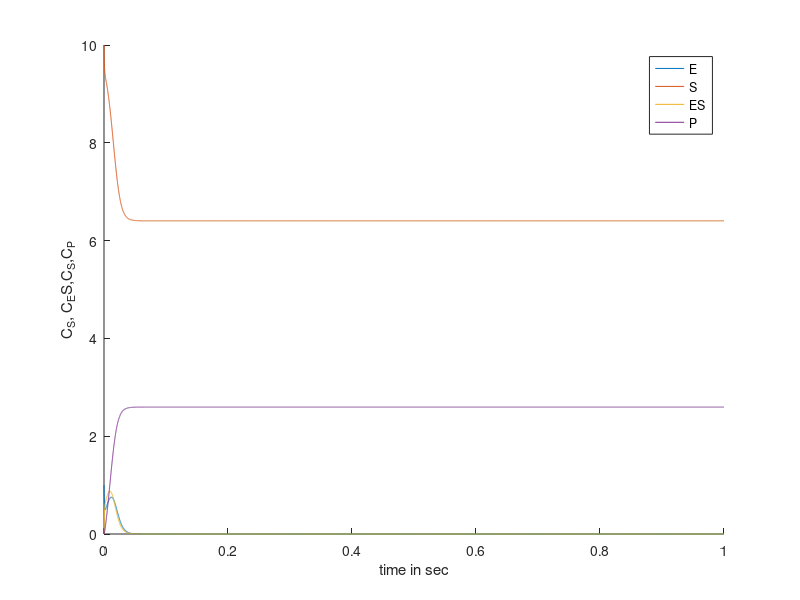
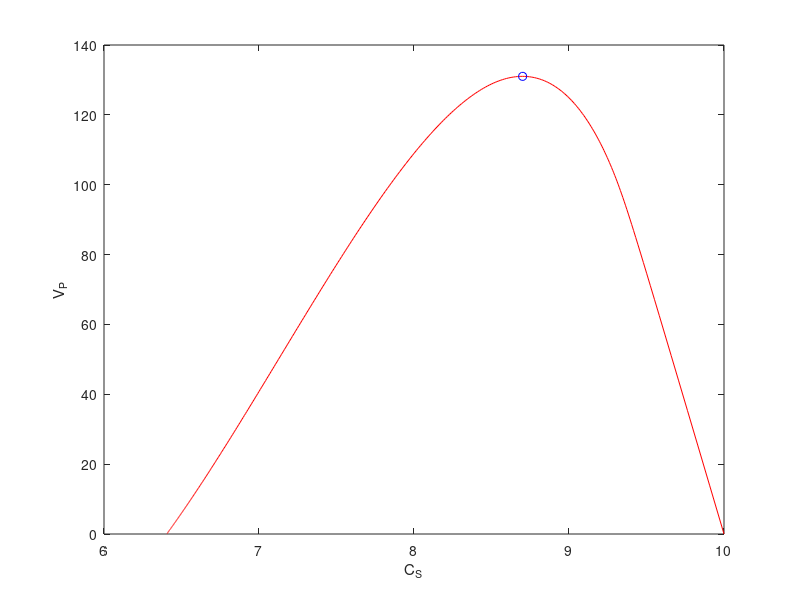

Source code (MATLAB) for these figures, in order:
clear
close all
clc

k1 = 100;% unit: /muM/min
k2 = 600; % unit: /min
k3 = 150; % unit:/min
x0 = [1;10;0;0]; % initial value for E=1uM S= 10uM ES=0uM P=0uM
h = 0.0001; % step size
tlist = 0:h:1; % total span for final demonstration is 1s
xsol(:,1) = x0;

%% Runge-Kutta function defintion
func = @(t,x) [-k1*x(1)*x(2)+k2*x(3)+k3*x(3);
            -k1*x(1)*x(2)+k2*x(3);
            -k2*x(3)+k1*x(1)*x(2)-k3*x(1)*x(4);
            k3*x(3)];

%% Runge-Kutta methods for question 2
ysol(:,1) = func(tlist(1),x0);
for i = 2:length(tlist)
    k1 = h * func(tlist(i),x0);
    k2 = h * func(tlist(i)+h/2,x0 + k1/2);
    k3 = h * func(tlist(i)+h/2,x0 +k2/2);
    k4 = h * func(tlist(i)+h,x0+k3);
    x1 = x0 + 1/6*(k1+2*k2+2*k3+k4);
    xsol(:,i) = x1;ysol(:,i) = func(tlist(i),x1);
    x0 = x1;
end


%% plot for question 2
figure
hold on
plot(tlist,xsol(1,:)');
plot(tlist,xsol(2,:)');
plot(tlist,xsol(3,:)');
plot(tlist,xsol(4,:)');
legend('E','S','ES','P');
ylabel('C_S, C_ES,C_S,C_P');
xlabel('time in sec');
%% plot for question 3
[~,ind] = max(ysol(4,:));
figure
plot(xsol(2,:),ysol(4,:),'r',xsol(2,ind),ysol(4,ind),'bo');
xlabel('C_S');
ylabel('V_P');

